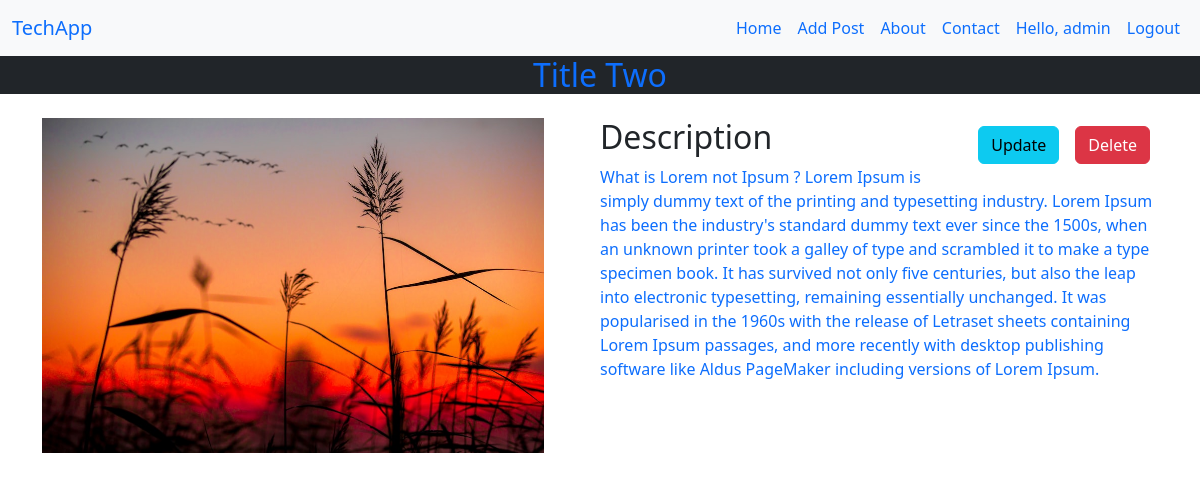
Page /detail/2/ (signed in) on the committed database.
### techapp/models.py (models this page shows)
class Post(models.Model):
    title = models.CharField(max_length=100, blank=False, null=False)
    description = models.TextField( blank=False, null=False)
    image = ImageField()
    def __str__(self):
        return self.title

### techapp/views.py (the view)
# urls.py: path('detail/<int:pk>/', PostDetailView.as_view(), name = 'detail'),
class PostDetailView(LoginRequiredMixin, DetailView):
    template_name = 'detail.html'
    model = Post

### template/detail.html (shortened to what this page needs)
{% extends 'base.html' %}
{% block body %}
<h2 class="text-center mb-4 bg-dark text-primary">{{object.title}}</h2>
<div class="container d-md-flex justify-content-between">
<img src="{{object.image.url}}" alt="{{object}}" class="" style="width: 45%;"/>
<div class="des" style="width: 50%;">
    <a class="btn btn-danger float-end m-2" href="{% url 'delete' pk=post.pk %}">Delete</a>
    <a class="btn btn-info float-end m-2" href="{% url 'update' pk=post.pk %}">Update</a>
    <h2 >Description</h2>
    <p class="text-primary">{{object.description}}</p>
</div>
</div>
{% endblock body %}

### template/base.html (shortened to what this page needs)
<!DOCTYPE html>
<html lang="en">
<head>
    <link href="https://cdn.jsdelivr.net/npm/bootstrap@5.3.0-alpha2/dist/css/bootstrap.min.css" rel="stylesheet"
>
</head>
<body>
    <nav class="navbar navbar-expand-lg bg-body-tertiary">
        <div class="container-fluid">
            <a class="navbar-brand text-primary" href="{% url 'home' %}">TechApp</a>
            <div class="collapse navbar-collapse" id="navbarNavAltMarkup">
                <div class="navbar-nav ms-auto">
                    <a class="nav-link active text-primary" aria-current="page" href="{% url 'home' %}">Home</a>
                    <a class="nav-link text-primary" href="{% url 'post' %}">Add Post</a>
                    <a class="nav-link text-primary" href="{% url 'about' %}">About</a>
                    <a class="nav-link text-primary" href="{% url 'contact' %}">Contact</a>
                    {% if user.is_authenticated %}
                    <a class="nav-link text-primary" href="#">Hello, {{request.user}}</a>
                    <a class="nav-link text-primary" href="{% url 'logout' %}">Logout</a>
                    {% else %}
                    <a class="nav-link text-primary" href="{% url 'register' %}">Register</a>
                    <a class="nav-link text-primary" href="{% url 'login' %}">Login</a>
                    {% endif %}
                </div>
            </div>
        </div>
    </nav>
    {% block body %}
    {% endblock body %}
</body>
</html>

### rows in the picture
Post: title "Title Two", image (picture), description "What is Lorem not Ipsum ? Lorem Ipsum is simply dummy text of the printing and typesetting industry. Lorem Ipsum has been the industry's standard dummy text ever since the 1500s, when an unknown printer took a galley of type and scrambled it to make a type specimen book. It has survived not only five centuries, but also the leap into electronic typesetting, remaining essentially unchanged. It was popularised in the 1960s with the release of Letraset sheets containing Lorem Ipsum passages, and more recently with desktop publishing software like Aldus PageMaker including versions of Lorem Ipsum."

### other values in the picture
{{ request.user }} "admin"
